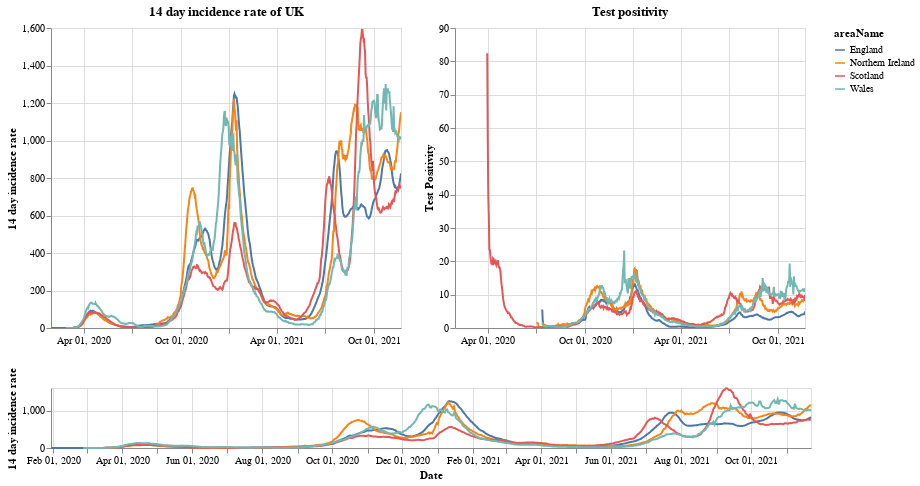

The notebook cell saved with this chart:
### Markdown cell above
# Plots

First a plot with each country in the UK. The top right shows the positivity rate for (which is the percentage of registered tests which were positive) while the top left is the 14 day incidence rate. The bottom chart can be used to select the timeframe (does not work on a mobile device).

### Code cell
#collapse
brush = alt.selection(type='interval', name='DateBrush',encodings=['x'],fields=['Time'])
leg_selection = alt.selection_multi(fields=['areaName'], bind='legend')

base = alt.Chart(uk_cases).mark_line().encode(
    x=alt.X("yearmonthdate(date):T", axis=alt.Axis(title='Date')),
    y=alt.Y("twoWeeklyCasesRate:Q", axis=alt.Axis(title='14 day incidence rate')),
    tooltip=['areaName', 'date','twoWeeklyCasesRate', 'testPositivity'],
    color='areaName',
    opacity=alt.condition(leg_selection, alt.value(2), alt.value(0.1))
).add_selection(leg_selection).properties(width=350)

upper = base.encode(alt.X('yearmonthdate(date):T', axis=alt.Axis(title=''),
                         scale=alt.Scale(domain=brush))
                   ).properties(title=f'14 day incidence rate of UK')
upper_right = upper.encode(alt.Y('testPositivity:Q', axis=alt.Axis(title='Test Positivity'))).properties(title='Test positivity')
lower = base.properties(height=60, width = 760).add_selection(brush)

(upper | upper_right) & lower

### Figure 1 — Vega-Lite specification as saved in the notebook (floating-point values rounded to 4 significant figures; data arrays with more than 128 entries replaced by an {"elided": "..."} marker saying what was removed)
{"config": {"view": {"continuousWidth": 400, "continuousHeight": 300}}, "vconcat": [{"hconcat": [{"mark": "line", "encoding": {"color": {"type": "nominal", "field": "areaName"}, "opacity": {"condition": {"value": 2, "selection": "selector001"}, "value": 0.1}, "tooltip": [{"type": "nominal", "field": "areaName"}, {"type": "temporal", "field": "date"}, {"type": "quantitative", "field": "twoWeeklyCasesRate"}, {"type": "quantitative", "field": "testPositivity"}], "x": {"type": "temporal", "axis": {"title": ""}, "field": "date", "scale": {"domain": {"selection": "DateBrush"}}, "timeUnit": "yearmonthdate"}, "y": {"type": "quantitative", "axis": {"title": "14 day incidence rate"}, "field": "twoWeeklyCasesRate"}}, "selection": {"selector001": {"type": "multi", "fields": ["areaName"], "bind": "legend"}}, "title": "14 day incidence rate of UK", "width": 350}, {"mark": "line", "encoding": {"color": {"type": "nominal", "field": "areaName"}, "opacity": {"condition": {"value": 2, "selection": "selector001"}, "value": 0.1}, "tooltip": [{"type": "nominal", "field": "areaName"}, {"type": "temporal", "field": "date"}, {"type": "quantitative", "field": "twoWeeklyCasesRate"}, {"type": "quantitative", "field": "testPositivity"}], "x": {"type": "temporal", "axis": {"title": ""}, "field": "date", "scale": {"domain": {"selection": "DateBrush"}}, "timeUnit": "yearmonthdate"}, "y": {"type": "quantitative", "axis": {"title": "Test Positivity"}, "field": "testPositivity"}}, "selection": {"selector001": {"type": "multi", "fields": ["areaName"], "bind": "legend"}}, "title": "Test positivity", "width": 350}]}, {"mark": "line", "encoding": {"color": {"type": "nominal", "field": "areaName"}, "opacity": {"condition": {"value": 2, "selection": "selector001"}, "value": 0.1}, "tooltip": [{"type": "nominal", "field": "areaName"}, {"type": "temporal", "field": "date"}, {"type": "quantitative", "field": "twoWeeklyCasesRate"}, {"type": "quantitative", "field": "testPositivity"}], "x": {"type": "temporal", "axis": {"title": "Date"}, "field": "date", "timeUnit": "yearmonthdate"}, "y": {"type": "quantitative", "axis": {"title": "14 day incidence rate"}, "field": "twoWeeklyCasesRate"}}, "height": 60, "selection": {"selector001": {"type": "multi", "fields": ["areaName"], "bind": "legend"}, "DateBrush": {"type": "interval", "encodings": ["x"], "fields": ["Time"]}}, "width": 760}], "data": {"name": "data-7db429cf68250b3f3be0f59ce3050bef"}, "$schema": "https://vega.github.io/schema/vega-lite/v4.8.1.json", "datasets": {"data-7db429cf68250b3f3be0f59ce3050bef": {"elided": "2560 records"}}}
